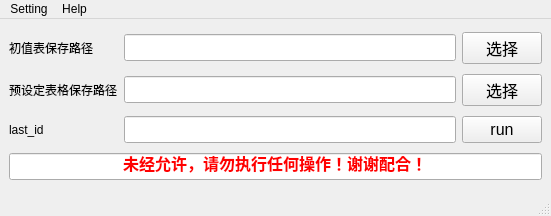
<?xml version="1.0" encoding="UTF-8"?>
<ui version="4.0">
 <class>MainWindow</class>
 <widget class="QMainWindow" name="MainWindow">
  <property name="geometry">
   <rect>
    <x>0</x>
    <y>0</y>
    <width>551</width>
    <height>216</height>
   </rect>
  </property>
  <property name="windowTitle">
   <string>Preset Online Updates</string>
  </property>
  <widget class="QWidget" name="centralwidget">
   <layout class="QGridLayout" name="gridLayout">
    <item row="2" column="2">
     <widget class="QLineEdit" name="lineEdit_3">
      <property name="font">
       <font>
        <pointsize>12</pointsize>
       </font>
      </property>
     </widget>
    </item>
    <item row="2" column="1">
     <widget class="QLabel" name="label_3">
      <property name="font">
       <font>
        <pointsize>9</pointsize>
       </font>
      </property>
      <property name="text">
       <string>预设定表格保存路径</string>
      </property>
     </widget>
    </item>
    <item row="1" column="2">
     <widget class="QLineEdit" name="lineEdit_2">
      <property name="font">
       <font>
        <pointsize>12</pointsize>
       </font>
      </property>
     </widget>
    </item>
    <item row="1" column="1">
     <widget class="QLabel" name="label_2">
      <property name="font">
       <font>
        <pointsize>9</pointsize>
       </font>
      </property>
      <property name="text">
       <string>初值表保存路径</string>
      </property>
     </widget>
    </item>
    <item row="2" column="3">
     <widget class="QPushButton" name="pushButton_3">
      <property name="font">
       <font>
        <pointsize>12</pointsize>
       </font>
      </property>
      <property name="text">
       <string>选择</string>
      </property>
     </widget>
    </item>
    <item row="4" column="2">
     <widget class="QLineEdit" name="lineEdit">
      <property name="font">
       <font>
        <pointsize>12</pointsize>
       </font>
      </property>
     </widget>
    </item>
    <item row="4" column="1">
     <widget class="QLabel" name="label">
      <property name="font">
       <font>
        <pointsize>9</pointsize>
       </font>
      </property>
      <property name="text">
       <string>last_id</string>
      </property>
     </widget>
    </item>
    <item row="4" column="3">
     <widget class="QPushButton" name="pushButton">
      <property name="font">
       <font>
        <pointsize>12</pointsize>
       </font>
      </property>
      <property name="text">
       <string>run</string>
      </property>
     </widget>
    </item>
    <item row="1" column="3">
     <widget class="QPushButton" name="pushButton_2">
      <property name="font">
       <font>
        <pointsize>12</pointsize>
       </font>
      </property>
      <property name="text">
       <string>选择</string>
      </property>
     </widget>
    </item>
    <item row="5" column="1" colspan="3">
     <widget class="QLineEdit" name="lineEdit_4">
      <property name="palette">
       <palette>
        <active>
         <colorrole role="Text">
          <brush brushstyle="SolidPattern">
           <color alpha="255">
            <red>255</red>
            <green>0</green>
            <blue>0</blue>
           </color>
          </brush>
         </colorrole>
         <colorrole role="PlaceholderText">
          <brush brushstyle="SolidPattern">
           <color alpha="128">
            <red>255</red>
            <green>0</green>
            <blue>0</blue>
           </color>
          </brush>
         </colorrole>
        </active>
        <inactive>
         <colorrole role="Text">
          <brush brushstyle="SolidPattern">
           <color alpha="255">
            <red>255</red>
            <green>0</green>
            <blue>0</blue>
           </color>
          </brush>
         </colorrole>
         <colorrole role="PlaceholderText">
          <brush brushstyle="SolidPattern">
           <color alpha="128">
            <red>255</red>
            <green>0</green>
            <blue>0</blue>
           </color>
          </brush>
         </colorrole>
        </inactive>
        <disabled>
         <colorrole role="Text">
          <brush brushstyle="SolidPattern">
           <color alpha="255">
            <red>120</red>
            <green>120</green>
            <blue>120</blue>
           </color>
          </brush>
         </colorrole>
         <colorrole role="PlaceholderText">
          <brush brushstyle="SolidPattern">
           <color alpha="128">
            <red>0</red>
            <green>0</green>
            <blue>0</blue>
           </color>
          </brush>
         </colorrole>
        </disabled>
       </palette>
      </property>
      <property name="font">
       <font>
        <pointsize>12</pointsize>
        <weight>75</weight>
        <bold>true</bold>
        <underline>false</underline>
       </font>
      </property>
      <property name="tabletTracking">
       <bool>false</bool>
      </property>
      <property name="text">
       <string>未经允许，请勿执行任何操作！谢谢配合！</string>
      </property>
      <property name="alignment">
       <set>Qt::AlignCenter</set>
      </property>
     </widget>
    </item>
   </layout>
  </widget>
  <widget class="QMenuBar" name="menubar">
   <property name="geometry">
    <rect>
     <x>0</x>
     <y>0</y>
     <width>551</width>
     <height>26</height>
    </rect>
   </property>
   <widget class="QMenu" name="menu11">
    <property name="title">
     <string>Setting</string>
    </property>
    <addaction name="actiondatabase"/>
    <addaction name="actionpreset"/>
    <addaction name="actionExport"/>
   </widget>
   <widget class="QMenu" name="menu">
    <property name="title">
     <string>Help</string>
    </property>
    <addaction name="actionOpen_Help_Doc"/>
   </widget>
   <addaction name="menu11"/>
   <addaction name="menu"/>
  </widget>
  <widget class="QStatusBar" name="statusbar"/>
  <action name="actiondatabase">
   <property name="text">
    <string>Database</string>
   </property>
  </action>
  <action name="actionpreset">
   <property name="text">
    <string>Preset</string>
   </property>
  </action>
  <action name="actionOpen_Help_Doc">
   <property name="text">
    <string>Open Help Doc</string>
   </property>
  </action>
  <action name="actionExport">
   <property name="text">
    <string>Export</string>
   </property>
  </action>
 </widget>
 <resources/>
 <connections/>
</ui>
